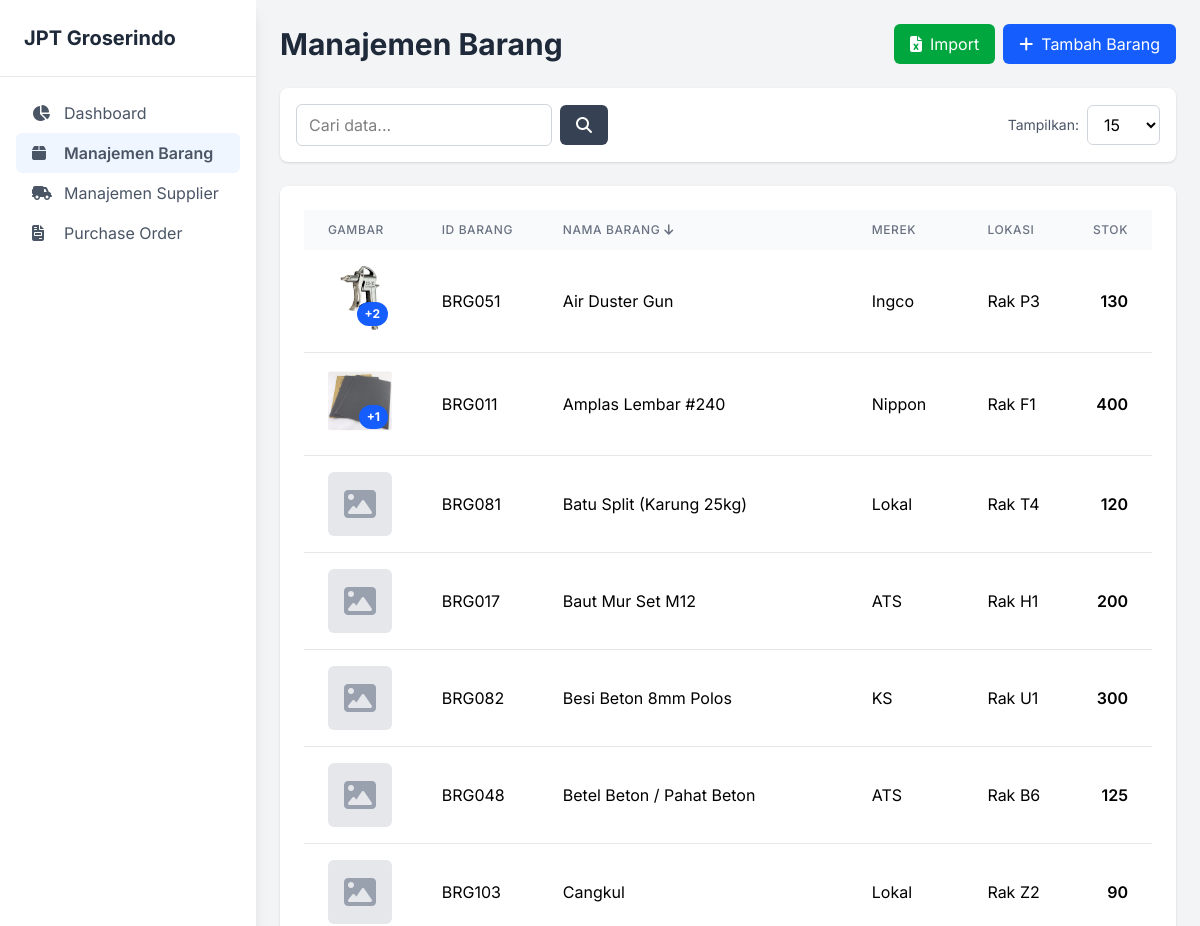
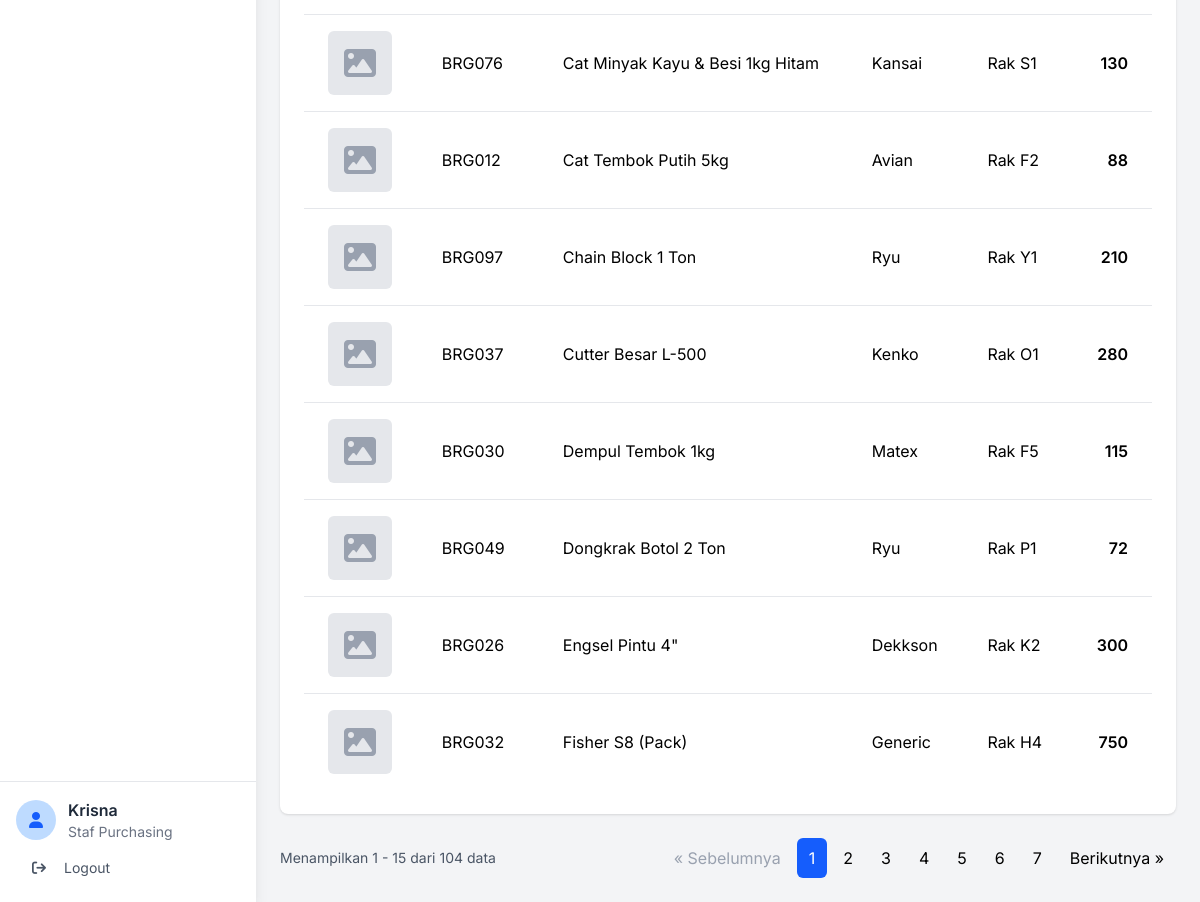
/index.php?page=barang (signed in), run on the app's committed database (2 pictures, top to bottom).
### tables this page shows
CREATE TABLE `barang` (
  `id_barang` varchar(20) NOT NULL,
  `nama_barang` varchar(255) NOT NULL,
  `merek` varchar(100) DEFAULT NULL,
  `stok` int(11) NOT NULL DEFAULT 0,
  `lokasi` varchar(100) DEFAULT NULL,
  PRIMARY KEY (`id_barang`)
);

### pages/barang.php (the view, shortened to what this page needs)
<?php
require_once 'includes/table_helper.php';
$user_role = $_SESSION['role'];
$can_add = ($user_role == 'Admin' || $user_role == 'Staf Purchasing');
$limit = isset($_GET['limit']) ? (int)$_GET['limit'] : 15;
$page = isset($_GET['p']) ? (int)$_GET['p'] : 1;
$offset = ($page - 1) * $limit;
$sort_columns = ['id_barang', 'nama_barang', 'merek', 'lokasi', 'stok'];
$sort_by = isset($_GET['sort']) && in_array($_GET['sort'], $sort_columns) ? $_GET['sort'] : 'nama_barang';
$order = isset($_GET['order']) && strtolower($_GET['order']) == 'desc' ? 'DESC' : 'ASC';
$sql_base = "FROM barang b";
$params = [];
$count_sql = "SELECT COUNT(b.id_barang) " . $sql_base;
$stmt_count = $pdo->prepare($count_sql);
$stmt_count->execute($params);
$total_records = $stmt_count->fetchColumn();
$data_sql = "
    SELECT b.*,
           (SELECT g.nama_file FROM gambar_barang g WHERE g.id_barang = b.id_barang ORDER BY g.id_gambar ASC LIMIT 1) as gambar_utama,
           (SELECT COUNT(*) FROM gambar_barang g WHERE g.id_barang = b.id_barang) as jumlah_gambar
    " . $sql_base . " ORDER BY b.{$sort_by} {$order} LIMIT {$limit} OFFSET {$offset}";
$stmt = $pdo->prepare($data_sql);
$stmt->execute($params);
$barang_list = $stmt->fetchAll(PDO::FETCH_ASSOC);
?>
<div class="flex justify-between items-center mb-6">
    <h1 class="text-3xl font-bold text-gray-800">Manajemen Barang</h1>
    <div class="flex gap-2">
        <button id="btn-import-barang" class="bg-green-600 text-white px-4 py-2 rounded-md hover:bg-green-700 flex items-center gap-2">
            <i class="fa-solid fa-file-excel"></i>
            <span>Import</span>
        </button>
        <?php if ($can_add): ?>
        <button id="btn-tambah-barang" class="bg-blue-600 text-white px-4 py-2 rounded-md hover:bg-blue-700 flex items-center gap-2">
            <i class="fa-solid fa-plus"></i>
            <span>Tambah Barang</span>
        </button>
        <?php endif; ?>
    </div>
</div>
<div class="bg-white p-6 rounded-lg shadow overflow-x-auto">
    <table class="w-full table-auto">
        <thead class="bg-gray-50">
            <tr>
                <th class="px-6 py-3 text-left text-xs font-medium text-gray-500 uppercase tracking-wider">Gambar</th>
                <th class="px-6 py-3 text-left text-xs font-medium text-gray-500 uppercase tracking-wider">
                </th>
                <th class="px-6 py-3 text-left text-xs font-medium text-gray-500 uppercase tracking-wider">
                </th>
                <th class="px-6 py-3 text-left text-xs font-medium text-gray-500 uppercase tracking-wider">
                </th>
                <th class="px-6 py-3 text-left text-xs font-medium text-gray-500 uppercase tracking-wider">
                </th>
                <th class="px-6 py-3 text-right text-xs font-medium text-gray-500 uppercase tracking-wider">
                </th>
            </tr>
        </thead>
        <tbody class="bg-white divide-y divide-gray-200">
            <?php foreach ($barang_list as $barang): ?>
                    <td class="px-6 py-4 whitespace-nowrap">
                        <button type="button" class="btn-lihat-gambar relative"
                                data-id="<?php echo htmlspecialchars($barang['id_barang']); ?>"
                                data-nama="<?php echo htmlspecialchars($barang['nama_barang']); ?>">
                            <?php if (!empty($barang['gambar_utama'])): ?>
                                <img src="uploads/barang/<?php echo htmlspecialchars($barang['gambar_utama']); ?>" alt="<?php echo htmlspecialchars($barang['nama_barang']); ?>" class="w-16 h-16 object-cover rounded-md hover:opacity-75 transition-opacity">
                                <?php if ($barang['jumlah_gambar'] > 1): ?>
                                    <span class="absolute bottom-1 right-1 bg-blue-600 text-white text-xs font-bold px-2 py-1 rounded-full">+<?php echo $barang['jumlah_gambar'] - 1; ?></span>
                                <?php endif; ?>
                            <?php else: ?>
                                <div class="w-16 h-16 bg-gray-200 rounded-md flex items-center justify-center text-gray-400">
                                    <i class="fa-solid fa-image fa-2x"></i>
                                </div>
                            <?php endif; ?>
                        </button>
                    </td>
                    <td class="px-6 py-4 whitespace-nowrap"><?php echo htmlspecialchars($barang['id_barang']); ?></td>
                    <td class="px-6 py-4 whitespace-nowrap"><?php echo htmlspecialchars($barang['nama_barang']); ?></td>
                    <td class="px-6 py-4 whitespace-nowrap"><?php echo htmlspecialchars($barang['merek']); ?></td>
                    <td class="px-6 py-4 whitespace-nowrap"><?php echo htmlspecialchars($barang['lokasi']); ?></td>
                    <td class="px-6 py-4 whitespace-nowrap text-right font-semibold"><?php echo htmlspecialchars($barang['stok']); ?></td>
            <?php endforeach; ?>
        </tbody>
    </table>
</div>
<div class="mt-6 flex justify-between items-center">
    <div class="text-sm text-gray-600">
        Menampilkan <?php echo $offset + 1; ?> - <?php echo min($offset + $limit, $total_records); ?> dari <?php echo $total_records; ?> data
    </div>
</div>

### includes/header.php (style rules this page uses)
body { font-family: 'Inter', sans-serif; }

### data on the page
barang: shows a picture, jumlah_gambar "2", id_barang "BRG051", nama_barang "Air Duster Gun", merek "Ingco", lokasi "Rak P3", stok "130"
barang: shows a picture, jumlah_gambar "1", id_barang "BRG011", nama_barang "Amplas Lembar #240", merek "Nippon", lokasi "Rak F1", stok "400"
barang: id_barang "BRG081", nama_barang "Batu Split (Karung 25kg)", merek "Lokal", lokasi "Rak T4", stok "120"
barang: id_barang "BRG017", nama_barang "Baut Mur Set M12", merek "ATS", lokasi "Rak H1", stok "200"
barang: id_barang "BRG082", nama_barang "Besi Beton 8mm Polos", merek "KS", lokasi "Rak U1", stok "300"
barang: id_barang "BRG048", nama_barang "Betel Beton / Pahat Beton", merek "ATS", lokasi "Rak B6", stok "125"
barang: id_barang "BRG103", nama_barang "Cangkul", merek "Lokal", lokasi "Rak Z2", stok "90"
barang: id_barang "BRG076", nama_barang "Cat Minyak Kayu & Besi 1kg Hitam", merek "Kansai", lokasi "Rak S1", stok "130"
barang: id_barang "BRG012", nama_barang "Cat Tembok Putih 5kg", merek "Avian", lokasi "Rak F2", stok "88"
barang: id_barang "BRG097", nama_barang "Chain Block 1 Ton", merek "Ryu", lokasi "Rak Y1", stok "210"
barang: id_barang "BRG037", nama_barang "Cutter Besar L-500", merek "Kenko", lokasi "Rak O1", stok "280"
barang: id_barang "BRG030", nama_barang "Dempul Tembok 1kg", merek "Matex", lokasi "Rak F5", stok "115"
barang: id_barang "BRG049", nama_barang "Dongkrak Botol 2 Ton", merek "Ryu", lokasi "Rak P1", stok "72"
barang: id_barang "BRG026", nama_barang "Engsel Pintu 4\"", merek "Dekkson", lokasi "Rak K2", stok "300"
barang: id_barang "BRG032", nama_barang "Fisher S8 (Pack)", merek "Generic", lokasi "Rak H4", stok "750"

### other printed values
$item['label'] "Dashboard"
$item['label'] "Manajemen Barang"
$item['label'] "Manajemen Supplier"
$item['label'] "Purchase Order"
$_SESSION['nama_lengkap'] "Krisna"
$_SESSION['role'] "Staf Purchasing"
$display_text "ID BARANG NAMA BARANG MEREK LOKASI STOK"
$offset + 1 "1"
min($offset + $limit, $total_records) "15"
$total_records "104"
